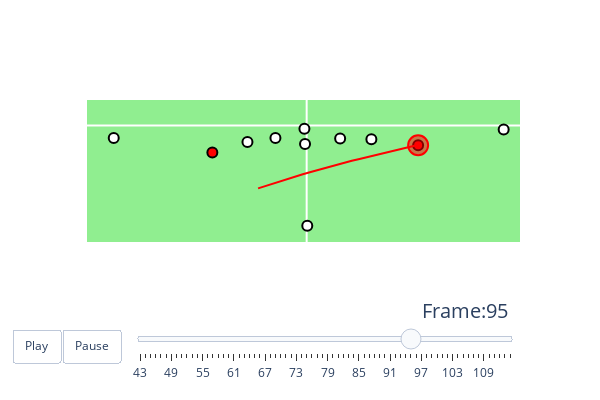

Notebook source saved alongside this figure:
### Code cell
gid = 2022091200
pid = 64

animate_play_vertical(games=games, tracking_df=tracking_df,
             play_df=plays, players=players, gameId=gid,
             playId=pid)

### Figure 1 — Plotly figure (JSON) as saved in the notebook; plotly's stock layout.template omitted (floating-point values rounded to 4 significant figures)
{"data": [{"marker": {"color": "#ffffff", "line": {"color": "#000000", "width": 2}, "opacity": 1, "size": 10}, "mode": "markers", "type": "scatter", "x": [-8], "y": [-137]}, {"line": {"color": "red", "width": 2}, "mode": "lines", "name": "Geno Smith motion path", "type": "scatter", "x": [], "y": []}, {"marker": {"color": "#ffffff", "line": {"color": "#000000", "width": 2}, "opacity": 1, "size": 10}, "mode": "markers", "type": "scatter", "x": [164], "y": [-96]}, {"line": {"color": "red", "width": 2}, "mode": "lines", "name": "Gabe Jackson motion path", "type": "scatter", "x": [], "y": []}, {"marker": {"color": "#ffffff", "line": {"color": "#000000", "width": 2}, "opacity": 1, "size": 10}, "mode": "markers", "type": "scatter", "x": [965], "y": [-30]}, {"line": {"color": "red", "width": 2}, "mode": "lines", "name": "Tyler Lockett motion path", "type": "scatter", "x": [], "y": []}, {"marker": {"color": "#ffffff", "line": {"color": "#000000", "width": 2}, "opacity": 1, "size": 10}, "mode": "markers", "type": "scatter", "x": [-11], "y": [-24]}, {"line": {"color": "red", "width": 2}, "mode": "lines", "name": "Austin Blythe motion path", "type": "scatter", "x": [], "y": []}, {"marker": {"color": "#ffffff", "line": {"color": "#000000", "width": 2}, "opacity": 1, "size": 10}, "mode": "markers", "type": "scatter", "x": [3], "y": [-740]}, {"line": {"color": "red", "width": 2}, "mode": "lines", "name": "Rashaad Penny motion path", "type": "scatter", "x": [], "y": []}, {"marker": {"color": "#ff0000", "line": {"color": "#000000", "width": 2}, "opacity": 1, "size": 10}, "mode": "markers", "type": "scatter", "x": [546], "y": [-146]}, {"hoverinfo": "none", "line": {"color": "red", "width": 2}, "marker": {"color": "rgba(255, 0, 0, 0.5)", "line": {"color": "red", "width": 2}, "size": 20}, "mode": "markers", "name": "Will Dissly in motion", "type": "scatter", "x": [546], "y": [-146]}, {"line": {"color": "red", "width": 2}, "marker": {"color": "#ff0000", "line": {"color": "#000000", "width": 2}, "opacity": 1, "size": 10}, "mode": "lines", "name": "Will Dissly motion path", "type": "scatter", "x": [-238, -230, -220, -206, -190, -170, -147, -120, -89, -56, -19, 20, 60, 100, 141, 181, 221, 259, 296, 330, 362, 392, 419, 444, 468, 488, 504, 518, 528, 536, 543, 546], "y": [-464, -460, -456, -450, -442, -432, -421, -409, -392, -378, -360, -343, -326, -308, -292, -276, -261, -247, -233, -219, -207, -196, -185, -176, -168, -161, -156, -153, -149, -147, -146, -146]}, {"hoverinfo": "none", "line": {"color": "red", "width": 2}, "marker": {"color": "#ff0000", "line": {"color": "#000000", "width": 2}, "opacity": 1, "size": 10}, "mode": "markers", "name": "Noah Fant motion path", "type": "scatter", "x": [-462], "y": [-200]}, {"hoverinfo": "none", "line": {"color": "red", "width": 2}, "marker": {"color": "#ffffff", "line": {"color": "#000000", "width": 2}, "opacity": 1, "size": 10}, "mode": "lines", "name": "Noah Fant motion path", "type": "scatter", "x": [], "y": []}, {"line": {"color": "red", "width": 2}, "marker": {"color": "#ffffff", "line": {"color": "#000000", "width": 2}, "opacity": 1, "size": 10}, "mode": "markers", "name": "DK Metcalf motion path", "type": "scatter", "x": [-945], "y": [-93]}, {"line": {"color": "red", "width": 2}, "marker": {"color": "#ffffff", "line": {"color": "#000000", "width": 2}, "opacity": 1, "size": 10}, "mode": "lines", "name": "DK Metcalf motion path", "type": "scatter", "x": [], "y": []}, {"line": {"color": "red", "width": 2}, "marker": {"color": "#ffffff", "line": {"color": "#000000", "width": 2}, "opacity": 1, "size": 10}, "mode": "markers", "name": "Phil Haynes motion path", "type": "scatter", "x": [-153], "y": [-93]}, {"line": {"color": "red", "width": 2}, "marker": {"color": "#ffffff", "line": {"color": "#000000", "width": 2}, "opacity": 1, "size": 10}, "mode": "lines", "name": "Phil Haynes motion path", "type": "scatter", "x": [], "y": []}, {"line": {"color": "red", "width": 2}, "marker": {"color": "#ffffff", "line": {"color": "#000000", "width": 2}, "opacity": 1, "size": 10}, "mode": "markers", "name": "Charles Cross motion path", "type": "scatter", "x": [-290], "y": [-122]}, {"line": {"color": "red", "width": 2}, "marker": {"color": "#ffffff", "line": {"color": "#000000", "width": 2}, "opacity": 1, "size": 10}, "mode": "lines", "name": "Charles Cross motion path", "type": "scatter", "x": [], "y": []}, {"line": {"color": "red", "width": 2}, "marker": {"color": "#ffffff", "line": {"color": "#000000", "width": 2}, "opacity": 1, "size": 10}, "mode": "markers", "name": "Abraham Lucas motion path", "type": "scatter", "x": [317], "y": [-101]}], "layout": {"autosize": false, "height": 400, "plot_bgcolor": "lightgreen", "showlegend": false, "sliders": [{"active": 52, "currentvalue": {"font": {"size": 20}, "prefix": "Frame:", "visible": true, "xanchor": "right"}, "len": 0.9, "pad": {"b": 10, "t": 50}, "steps": [{"args": [[43], {"frame": {"duration": 100, "redraw": false}, "mode": "immediate", "transition": {"duration": 0}}], "label": "43", "method": "animate"}, {"args": [[44], {"frame": {"duration": 100, "redraw": false}, "mode": "immediate", "transition": {"duration": 0}}], "label": "44", "method": "animate"}, {"args": [[45], {"frame": {"duration": 100, "redraw": false}, "mode": "immediate", "transition": {"duration": 0}}], "label": "45", "method": "animate"}, {"args": [[46], {"frame": {"duration": 100, "redraw": false}, "mode": "immediate", "transition": {"duration": 0}}], "label": "46", "method": "animate"}, {"args": [[47], {"frame": {"duration": 100, "redraw": false}, "mode": "immediate", "transition": {"duration": 0}}], "label": "47", "method": "animate"}, {"args": [[48], {"frame": {"duration": 100, "redraw": false}, "mode": "immediate", "transition": {"duration": 0}}], "label": "48", "method": "animate"}, {"args": [[49], {"frame": {"duration": 100, "redraw": false}, "mode": "immediate", "transition": {"duration": 0}}], "label": "49", "method": "animate"}, {"args": [[50], {"frame": {"duration": 100, "redraw": false}, "mode": "immediate", "transition": {"duration": 0}}], "label": "50", "method": "animate"}, {"args": [[51], {"frame": {"duration": 100, "redraw": false}, "mode": "immediate", "transition": {"duration": 0}}], "label": "51", "method": "animate"}, {"args": [[52], {"frame": {"duration": 100, "redraw": false}, "mode": "immediate", "transition": {"duration": 0}}], "label": "52", "method": "animate"}, {"args": [[53], {"frame": {"duration": 100, "redraw": false}, "mode": "immediate", "transition": {"duration": 0}}], "label": "53", "method": "animate"}, {"args": [[54], {"frame": {"duration": 100, "redraw": false}, "mode": "immediate", "transition": {"duration": 0}}], "label": "54", "method": "animate"}, {"args": [[55], {"frame": {"duration": 100, "redraw": false}, "mode": "immediate", "transition": {"duration": 0}}], "label": "55", "method": "animate"}, {"args": [[56], {"frame": {"duration": 100, "redraw": false}, "mode": "immediate", "transition": {"duration": 0}}], "label": "56", "method": "animate"}, {"args": [[57], {"frame": {"duration": 100, "redraw": false}, "mode": "immediate", "transition": {"duration": 0}}], "label": "57", "method": "animate"}, {"args": [[58], {"frame": {"duration": 100, "redraw": false}, "mode": "immediate", "transition": {"duration": 0}}], "label": "58", "method": "animate"}, {"args": [[59], {"frame": {"duration": 100, "redraw": false}, "mode": "immediate", "transition": {"duration": 0}}], "label": "59", "method": "animate"}, {"args": [[60], {"frame": {"duration": 100, "redraw": false}, "mode": "immediate", "transition": {"duration": 0}}], "label": "60", "method": "animate"}, {"args": [[61], {"frame": {"duration": 100, "redraw": false}, "mode": "immediate", "transition": {"duration": 0}}], "label": "61", "method": "animate"}, {"args": [[62], {"frame": {"duration": 100, "redraw": false}, "mode": "immediate", "transition": {"duration": 0}}], "label": "62", "method": "animate"}, {"args": [[63], {"frame": {"duration": 100, "redraw": false}, "mode": "immediate", "transition": {"duration": 0}}], "label": "63", "method": "animate"}, {"args": [[64], {"frame": {"duration": 100, "redraw": false}, "mode": "immediate", "transition": {"duration": 0}}], "label": "64", "method": "animate"}, {"args": [[65], {"frame": {"duration": 100, "redraw": false}, "mode": "immediate", "transition": {"duration": 0}}], "label": "65", "method": "animate"}, {"args": [[66], {"frame": {"duration": 100, "redraw": false}, "mode": "immediate", "transition": {"duration": 0}}], "label": "66", "method": "animate"}, {"args": [[67], {"frame": {"duration": 100, "redraw": false}, "mode": "immediate", "transition": {"duration": 0}}], "label": "67", "method": "animate"}, {"args": [[68], {"frame": {"duration": 100, "redraw": false}, "mode": "immediate", "transition": {"duration": 0}}], "label": "68", "method": "animate"}, {"args": [[69], {"frame": {"duration": 100, "redraw": false}, "mode": "immediate", "transition": {"duration": 0}}], "label": "69", "method": "animate"}, {"args": [[70], {"frame": {"duration": 100, "redraw": false}, "mode": "immediate", "transition": {"duration": 0}}], "label": "70", "method": "animate"}, {"args": [[71], {"frame": {"duration": 100, "redraw": false}, "mode": "immediate", "transition": {"duration": 0}}], "label": "71", "method": "animate"}, {"args": [[72], {"frame": {"duration": 100, "redraw": false}, "mode": "immediate", "transition": {"duration": 0}}], "label": "72", "method": "animate"}, {"args": [[73], {"frame": {"duration": 100, "redraw": false}, "mode": "immediate", "transition": {"duration": 0}}], "label": "73", "method": "animate"}, {"args": [[74], {"frame": {"duration": 100, "redraw": false}, "mode": "immediate", "transition": {"duration": 0}}], "label": "74", "method": "animate"}, {"args": [[75], {"frame": {"duration": 100, "redraw": false}, "mode": "immediate", "transition": {"duration": 0}}], "label": "75", "method": "animate"}, {"args": [[76], {"frame": {"duration": 100, "redraw": false}, "mode": "immediate", "transition": {"duration": 0}}], "label": "76", "method": "animate"}, {"args": [[77], {"frame": {"duration": 100, "redraw": false}, "mode": "immediate", "transition": {"duration": 0}}], "label": "77", "method": "animate"}, {"args": [[78], {"frame": {"duration": 100, "redraw": false}, "mode": "immediate", "transition": {"duration": 0}}], "label": "78", "method": "animate"}, {"args": [[79], {"frame": {"duration": 100, "redraw": false}, "mode": "immediate", "transition": {"duration": 0}}], "label": "79", "method": "animate"}, {"args": [[80], {"frame": {"duration": 100, "redraw": false}, "mode": "immediate", "transition": {"duration": 0}}], "label": "80", "method": "animate"}, {"args": [[81], {"frame": {"duration": 100, "redraw": false}, "mode": "immediate", "transition": {"duration": 0}}], "label": "81", "method": "animate"}, {"args": [[82], {"frame": {"duration": 100, "redraw": false}, "mode": "immediate", "transition": {"duration": 0}}], "label": "82", "method": "animate"}, {"args": [[83], {"frame": {"duration": 100, "redraw": false}, "mode": "immediate", "transition": {"duration": 0}}], "label": "83", "method": "animate"}, {"args": [[84], {"frame": {"duration": 100, "redraw": false}, "mode": "immediate", "transition": {"duration": 0}}], "label": "84", "method": "animate"}, {"args": [[85], {"frame": {"duration": 100, "redraw": false}, "mode": "immediate", "transition": {"duration": 0}}], "label": "85", "method": "animate"}, {"args": [[86], {"frame": {"duration": 100, "redraw": false}, "mode": "immediate", "transition": {"duration": 0}}], "label": "86", "method": "animate"}, {"args": [[87], {"frame": {"duration": 100, "redraw": false}, "mode": "immediate", "transition": {"duration": 0}}], "label": "87", "method": "animate"}, {"args": [[88], {"frame": {"duration": 100, "redraw": false}, "mode": "immediate", "transition": {"duration": 0}}], "label": "88", "method": "animate"}, {"args": [[89], {"frame": {"duration": 100, "redraw": false}, "mode": "immediate", "transition": {"duration": 0}}], "label": "89", "method": "animate"}, {"args": [[90], {"frame": {"duration": 100, "redraw": false}, "mode": "immediate", "transition": {"duration": 0}}], "label": "90", "method": "animate"}, {"args": [[91], {"frame": {"duration": 100, "redraw": false}, "mode": "immediate", "transition": {"duration": 0}}], "label": "91", "method": "animate"}, {"args": [[92], {"frame": {"duration": 100, "redraw": false}, "mode": "immediate", "transition": {"duration": 0}}], "label": "92", "method": "animate"}, {"args": [[93], {"frame": {"duration": 100, "redraw": false}, "mode": "immediate", "transition": {"duration": 0}}], "label": "93", "method": "animate"}, {"args": [[94], {"frame": {"duration": 100, "redraw": false}, "mode": "immediate", "transition": {"duration": 0}}], "label": "94", "method": "animate"}, {"args": [[95], {"frame": {"duration": 100, "redraw": false}, "mode": "immediate", "transition": {"duration": 0}}], "label": "95", "method": "animate"}, {"args": [[96], {"frame": {"duration": 100, "redraw": false}, "mode": "immediate", "transition": {"duration": 0}}], "label": "96", "method": "animate"}, {"args": [[97], {"frame": {"duration": 100, "redraw": false}, "mode": "immediate", "transition": {"duration": 0}}], "label": "97", "method": "animate"}, {"args": [[98], {"frame": {"duration": 100, "redraw": false}, "mode": "immediate", "transition": {"duration": 0}}], "label": "98", "method": "animate"}, {"args": [[99], {"frame": {"duration": 100, "redraw": false}, "mode": "immediate", "transition": {"duration": 0}}], "label": "99", "method": "animate"}, {"args": [[100], {"frame": {"duration": 100, "redraw": false}, "mode": "immediate", "transition": {"duration": 0}}], "label": "100", "method": "animate"}, {"args": [[101], {"frame": {"duration": 100, "redraw": false}, "mode": "immediate", "transition": {"duration": 0}}], "label": "101", "method": "animate"}, {"args": [[102], {"frame": {"duration": 100, "redraw": false}, "mode": "immediate", "transition": {"duration": 0}}], "label": "102", "method": "animate"}, {"args": [[103], {"frame": {"duration": 100, "redraw": false}, "mode": "immediate", "transition": {"duration": 0}}], "label": "103", "method": "animate"}, {"args": [[104], {"frame": {"duration": 100, "redraw": false}, "mode": "immediate", "transition": {"duration": 0}}], "label": "104", "method": "animate"}, {"args": [[105], {"frame": {"duration": 100, "redraw": false}, "mode": "immediate", "transition": {"duration": 0}}], "label": "105", "method": "animate"}, {"args": [[106], {"frame": {"duration": 100, "redraw": false}, "mode": "immediate", "transition": {"duration": 0}}], "label": "106", "method": "animate"}, {"args": [[107], {"frame": {"duration": 100, "redraw": false}, "mode": "immediate", "transition": {"duration": 0}}], "label": "107", "method": "animate"}, {"args": [[108], {"frame": {"duration": 100, "redraw": false}, "mode": "immediate", "transition": {"duration": 0}}], "label": "108", "method": "animate"}, {"args": [[109], {"frame": {"duration": 100, "redraw": false}, "mode": "immediate", "transition": {"duration": 0}}], "label": "109", "method": "animate"}, {"args": [[110], {"frame": {"duration": 100, "redraw": false}, "mode": "immediate", "transition": {"duration": 0}}], "label": "110", "method": "animate"}, {"args": [[111], {"frame": {"duration": 100, "redraw": false}, "mode": "immediate", "transition": {"duration": 0}}], "label": "111", "method": "animate"}, {"args": [[112], {"frame": {"duration": 100, "redraw": false}, "mode": "immediate", "transition": {"duration": 0}}], "label": "112", "method": "animate"}, {"args": [[113], {"frame": {"duration": 100, "redraw": false}, "mode": "immediate", "transition": {"duration": 0}}], "label": "113", "method": "animate"}, {"args": [[114], {"frame": {"duration": 100, "redraw": false}, "mode": "immediate", "transition": {"duration": 0}}], "label": "114", "method": "animate"}], "transition": {"duration": 300, "easing": "cubic-in-out"}, "x": 0.1, "xanchor": "left", "y": 0, "yanchor": "top"}], "updatemenus": [{"buttons": [{"args": [null, {"frame": {"duration": 100, "redraw": false}, "fromcurrent": true, "transition": {"duration": 0}}], "label": "Play", "method": "animate"}, {"args": [[null], {"frame": {"duration": 0, "redraw": false}, "mode": "immediate", "transition": {"duration": 0}}], "label": "Pause", "method": "animate"}], "direction": "left", "pad": {"r": 10, "t": 87}, "showactive": false, "type": "buttons", "x": 0.1, "xanchor": "right", "y": 0, "yanchor": "top"}], "width": 600, "xaxis": {"range": [-1076, 1045], "showgrid": false, "showticklabels": false, "type": "linear"}, "yaxis": {"range": [-860, 188], "showgrid": false, "showticklabels": false, "type": "linear"}}}
